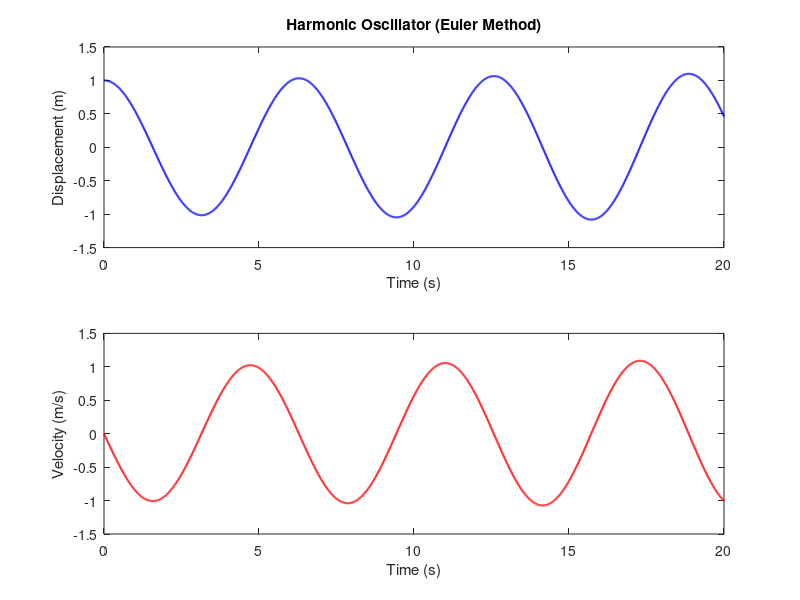

Write MATLAB code to recreate this figure.
% Parameters
k = 1; 
m = 1;
x0 = 1;                    
v0 = 0;                    
tend = 20;               
dt = 0.01;           

% Initialize variables
N = floor(tend / dt);    
t = linspace(0, tend, N);
x = zeros(1, N);          
v = zeros(1, N);           

% Initial conditions
x(1) = x0;
v(1) = v0;

% Euler method 
for i = 1:N-1
    xdot = v(i);                
    vdot = -k / m * x(i); 
    % Update x and v
    x(i+1) = x(i) + xdot * dt;
    v(i+1) = v(i) + vdot * dt;
end

% Plot the results
figure;
axis equal
subplot(2, 1, 1);
plot(t, x, 'b', 'LineWidth', 1.5);
xlabel('Time (s)');
ylabel('Displacement (m)');
title('Harmonic Oscillator (Euler Method)');

subplot(2, 1, 2);
plot(t, v, 'r', 'LineWidth', 1.5);
xlabel('Time (s)');
ylabel('Velocity (m/s)');
